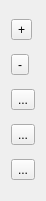
  <widget class="QWidget" name="verticalLayoutWidget_12">
   <property name="geometry">
    <rect>
     <x>330</x>
     <y>500</y>
     <width>34</width>
     <height>201</height>
    </rect>
   </property>
   <layout class="QVBoxLayout" name="widget_VerticalBoxLayout_in_MainDialog_is_SchematicListControlLayout">
    <item>
     <widget class="QToolButton" name="widget_ToolButton_in_MainDialog_SchematicListControlLayout_is_AddSchematics">
      <property name="text">
       <string>+</string>
      </property>
      <property name="icon">
       <iconset theme="edit-add">
        <normaloff>.</normaloff>.</iconset>
      </property>
     </widget>
    </item>
    <item>
     <widget class="QToolButton" name="widget_ToolButton_in_MainDialog_SchematicListControlLayout_is_DeleteSchematic">
      <property name="text">
       <string>-</string>
      </property>
      <property name="icon">
       <iconset theme="remove">
        <normaloff>.</normaloff>.</iconset>
      </property>
     </widget>
    </item>
    <item>
     <widget class="QToolButton" name="widget_ToolButton_in_MainDialog_SchematicListControlLayout_is_DeleteSchematics">
      <property name="text">
       <string>...</string>
      </property>
      <property name="icon">
       <iconset theme="package-remove">
        <normaloff>.</normaloff>.</iconset>
      </property>
     </widget>
    </item>
    <item>
     <widget class="QToolButton" name="widget_ToolButton_in_MainDialog_SchematicListControlLayout_is_Run">
      <property name="text">
       <string>...</string>
      </property>
      <property name="icon">
       <iconset theme="system-run">
        <normaloff>.</normaloff>.</iconset>
      </property>
     </widget>
    </item>
    <item>
     <widget class="QToolButton" name="widget_ToolButton_in_MainDialog_SchematicListControlLayout_is_About">
      <property name="text">
       <string>...</string>
      </property>
      <property name="icon">
       <iconset theme="info">
        <normaloff>.</normaloff>.</iconset>
      </property>
     </widget>
    </item>
   </layout>
  </widget>
